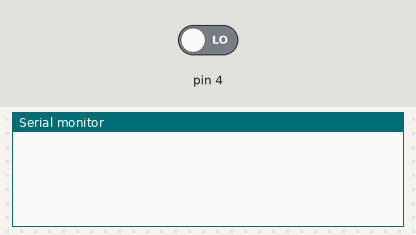
A sketch run on a simulated Arduino Uno, built with avr-gcc and run on an emulated ATmega328P. Parts: the last lines printed to the serial monitor. The test bench sets the inputs (shaded band); at power-on: pin 4 LOW. Storage starts empty; random numbers use the default seed unless the sketch sets one; the audio player accepts every command and is not drawn.

Above: at 1.2 s.
1.3 s: pin 4 driven HIGH
At 2.1 s:
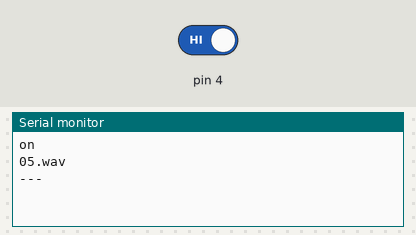
2.8 s: pin 4 driven LOW
At 4.0 s:
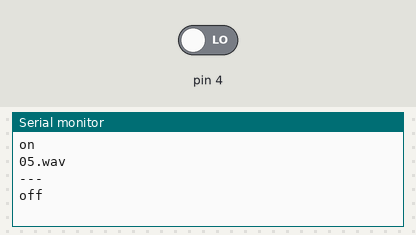

The sketch:

RandomSoundPlayer.ino
```cpp
#include "SD.h"
#include "TMRpcm.h"
#define SD_ChipSelectPin 10

TMRpcm tmrpcm;

int buttonState = 0;
int lastButtonState = 0;

void setup(){
tmrpcm.speakerPin=9;
tmrpcm.quality(1);
tmrpcm.setVolume(5);
randomSeed(analogRead(0));
if(!SD.begin(SD_ChipSelectPin)){
  Serial.println("SD fail");
  return;}
Serial.begin(9600);
}

void LetTheMusicPlay(){
  char filename[7];
  sprintf(filename, "%02d.wav", random(51));
  Serial.println(filename);
  Serial.println("---");
  tmrpcm.play(filename);
  delay(1000);

}

void loop(){
  buttonState = digitalRead(4);
  if (buttonState != lastButtonState) {
    if (buttonState == HIGH) {
      Serial.println("on");
      LetTheMusicPlay();
    } else {
      Serial.println("off");
    }
    delay(50);
  }
  lastButtonState = buttonState;
}
```

Measured:
- after the input at 1.3 s, the serial monitor: prints a new line at once (image 1)
- after the input at 2.8 s, the serial monitor: prints a new line at once (image 2)
